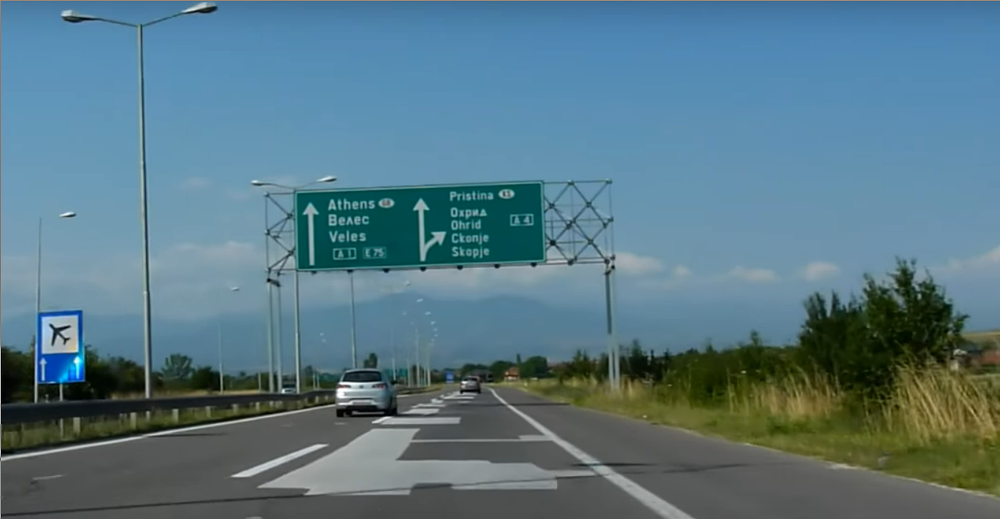
#> input picture sredni01.png, 1000 x 519 px, shrunk from 1350 x 701 before the run
$ python main.py   (older library calls are emulated)
#> lines starting #> are read from the running program, lines starting #| are printed output that depends on the picture; after the words box and inside, x2 and y2 are one past the last pixel; in counts of white or black regions, pixels touching at a corner belong together
#> in contourImage, image is the input picture: shape (519, 1000, 3); mean B, G, R 133, 120.1, 87.9
#!/bin/python
import numpy as np
import cv2
from random import randint as rand
from matplotlib import pyplot as plt

moments = []

# dziala?
def LaplacianOfGaussian(image):
    blur    = cv2.GaussianBlur(image, (3,3), 0)
    gray    = cv2.cvtColor(blur, cv2.COLOR_BGR2GRAY)
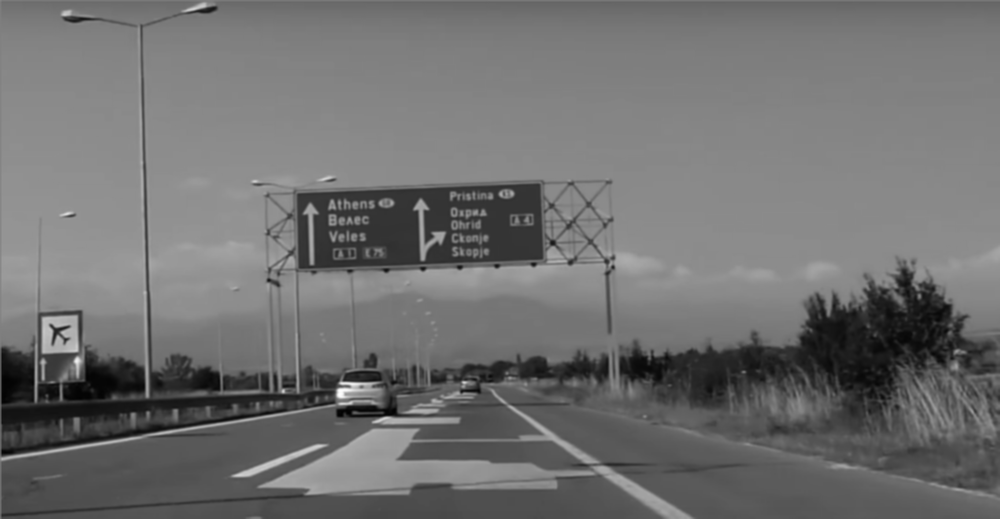
#> gray: shape (519, 1000); min 1, max 253, mean 111.9
    laplac  = cv2.Laplacian(gray, cv2.CV_8U,3,3,2)
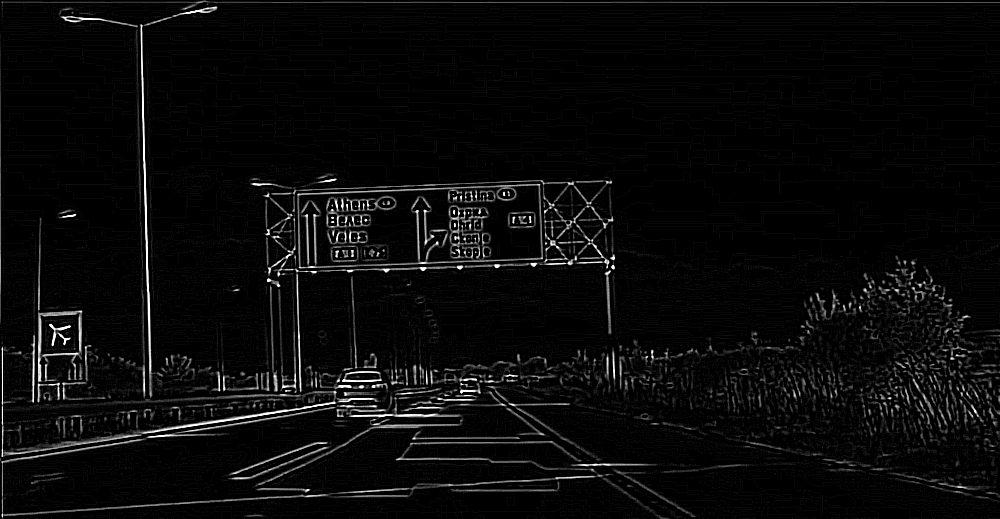
#> laplac: shape (519, 1000); min 0, max 255, mean 9.9
    laplac  = cv2.convertScaleAbs(laplac)
    return laplac

def thresholding(image):
    laplac = LaplacianOfGaussian(image)
    # 190 - 220 hue dla niebieskich znakow
    thres = cv2.bitwise_and(laplac,laplac, mask=hueMask(image, 190, 220))
    thres = cv2.threshold(thres, 32, 255, cv2.THRESH_BINARY)[1]
    return thres

def getText(hum):
    strink = str('')
    for i in hum:
        strink += str(float(int(i) * 100) / 100) + '\n'
    return strink

def getHue(hue):
    return (int)(hue /2)

# maska na dany kolor
def hueMask(img, lower, upper):
#> called with lower = 190, upper = 220
    image   = cv2.GaussianBlur(img, (3,3), 0)
    hsv     = cv2.cvtColor(image, cv2.COLOR_BGR2HSV)
#> hsv: shape (519, 1000, 3); mean H, S, V 86.8, 101, 138.6

    l_col   = np.array([getHue(lower),50, 50])
    u_col   = np.array([getHue(upper),255,255])
    mask    = cv2.inRange(hsv, l_col, u_col)
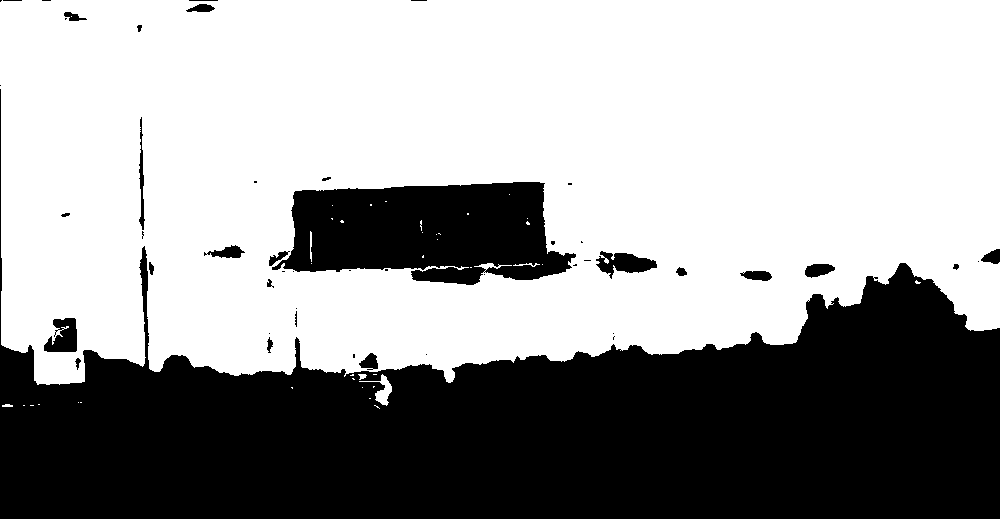
#> mask: shape (519, 1000); 61.9% white; 49 black regions (25 under 20 px), largest, box (x1, y1, x2, y2) and area: (0, 89, 1000, 519) 170896, (272, 182, 576, 285) 22602, (596, 251, 657, 279) 891
    return cv2.bitwise_and(mask, mask)

def contourImage(filename):
    image   = cv2.imread(filename)
    thres   = thresholding(image)
#> in thresholding, `thres = cv2.threshold(thres, 32, 255, cv2.THRESH_BINARY)[1]`:
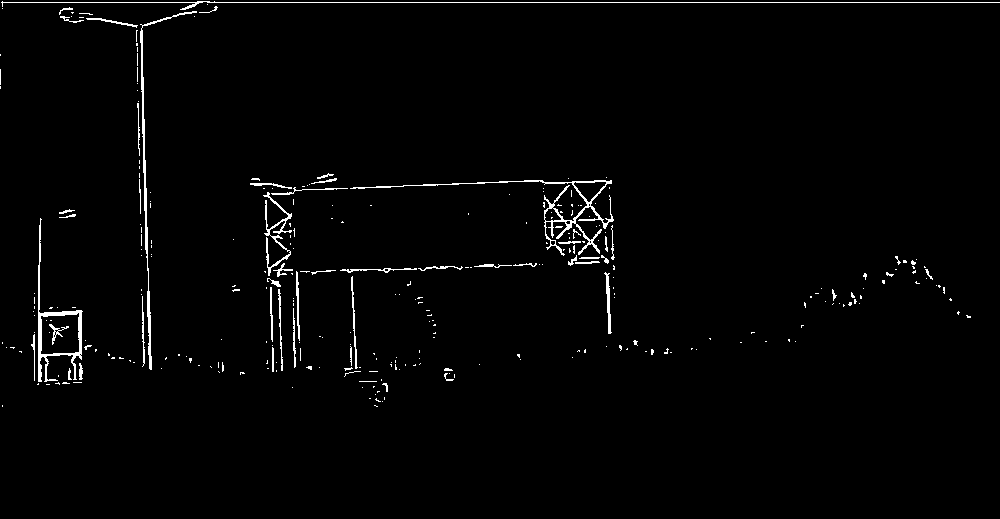
#> thres: shape (519, 1000); 1.7% white in thin lines or dots, all inside (x1, y1, x2, y2) = (0, 1, 1000, 407)
    # [15 lines of commented-out code are left out]

    hor = np.array([[0,1,0], [0, 1, 0], [0, 1, 0]], 'uint8')
    ver = np.array([[0,0,0], [1, 1, 1], [0, 0, 0]], 'uint8')

    #dil = cv2.dilate(thres, hor, iterations=2)
    #dil = cv2.dilate(dil, ver, iterations=2)
    dil = cv2.dilate(thres, np.ones((3,3), 'uint8'), iterations=2)
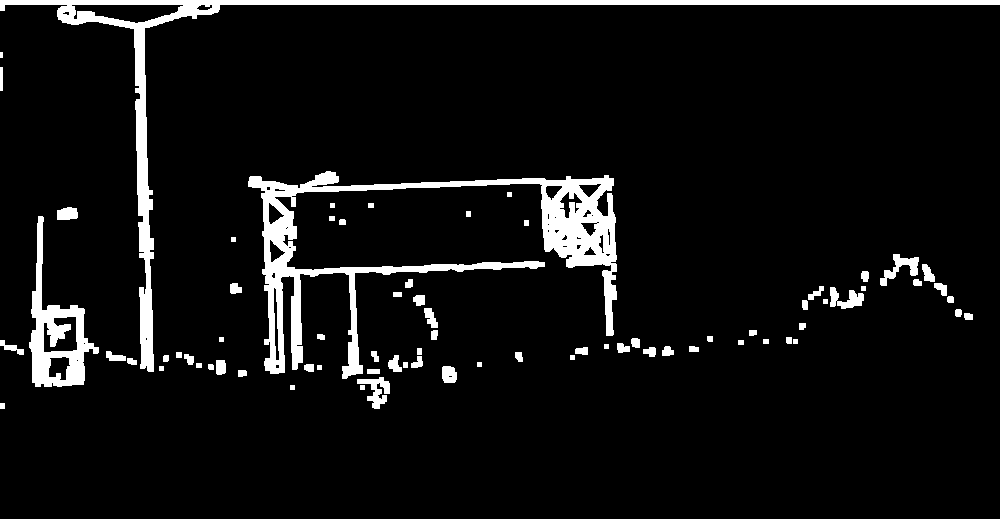
#> dil: shape (519, 1000); 6.7% white; 76 white regions (1 under 20 px), largest, box (x1, y1, x2, y2) and area: (248, 171, 617, 379) 14620, (0, 0, 1000, 372) 10277, (29, 216, 99, 387) 3827
    ero = cv2.erode(dil, np.ones((3,3), 'uint8'), iterations=2)
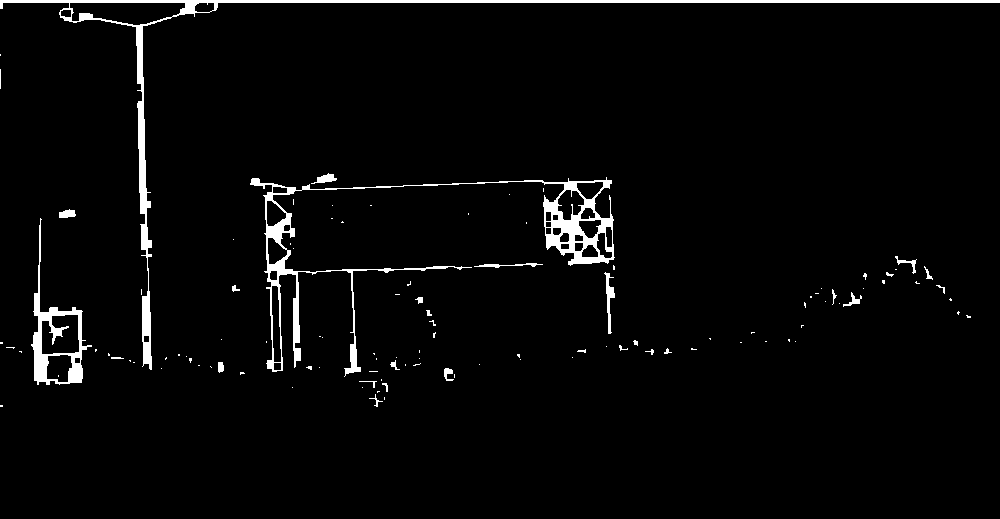
#> ero: shape (519, 1000); 3% white; 112 white regions (83 under 20 px)

    cont, hier = cv2.findContours(ero, cv2.RETR_EXTERNAL, cv2.CHAIN_APPROX_NONE)
#> cont = 111 contours, 97 with area under 20; largest, box (x1, y1, x2, y2) and area: (250, 177, 615, 377) 8066, (0, 0, 1000, 370) 6390, (31, 218, 92, 385) 3518, (604, 272, 615, 334) 182, (311, 173, 337, 184) 108
    '''
    maxArea = 0;
    for c in cont:
        var = cv2.contourArea(c)
        if (var > maxArea):
            maxArea = var
            '''
    for i in range(0, len(cont)):
        #areas.append #
        bndX, bndY, bndW, bndH = cv2.boundingRect(cont[i])

        if (bndW * bndH * 0.5 < cv2.contourArea(cont[i])):
        #if (True):
            #approx  = cv2.approxPolyDP(cont[i], 0.01 * cv2.arcLength(cont[i], True), True)
            '''
            M       = cv2.moments(cont[i])
            huM     = cv2.HuMoments(M)
            for j in range(0,7):
                huM[j] = -1 * np.copysign(1.0, huM[j]) * np.log10(abs(huM[j]))
            if M['m00'] != 0.0:
                x = int(M['m10']/M['m00'])
                y = int(M['m01']/M['m00'])

            moments.append(huM)
            image = cv2.putText(image, getText(huM),
                    (x, y), cv2.FONT_HERSHEY_SIMPLEX,
                       1, (r, g, b), 3, cv2.LINE_AA)
            '''
            r, g, b = rand(50, 255), rand(50, 255), rand(50, 255)
            cv2.drawContours(image, cont, i, (r, g, b), 5)
#> this loop made 111 passes
#> (bndX, bndY, bndW, bndH, r, g, b) on passes 22, 101: (218, 362, 6, 11, 148, 244, 157), (59, 209, 17, 9, 60, 116, 180)
#> (bndX, bndY, bndW, bndH) on passes 1 to 6: (0, 405, 3, 2), (384, 397, 1, 3), (369, 394, 14, 13), (377, 391, 3, 2), (362, 387, 1, 1), (292, 387, 1, 1)
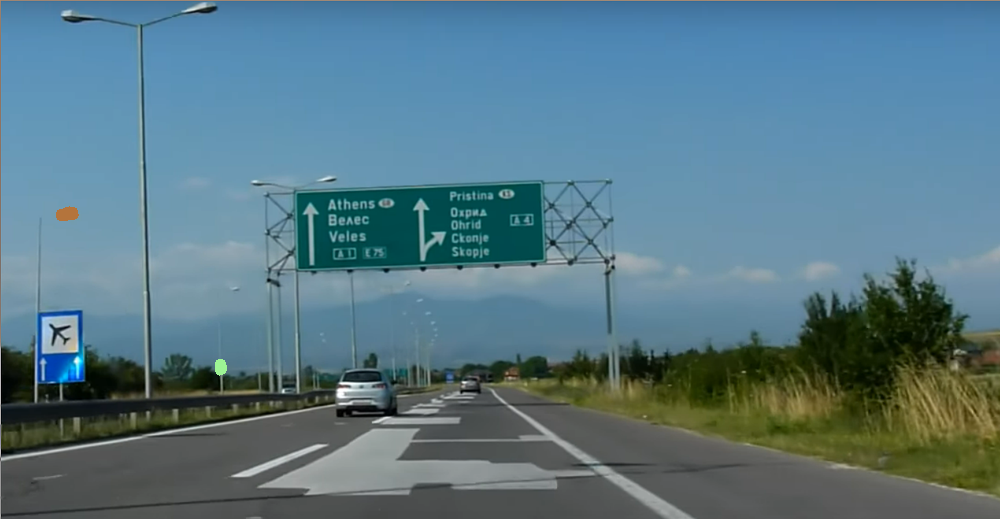
#> image: shape (519, 1000, 3); 0.08% of pixels changed, all inside (x1, y1, x2, y2) = (56, 206, 227, 376)
            #cv2.circle(image,(x, y), 2, (0,0,0), 10)
    return image


fileList = ['sredni01.png']
fig = plt.figure(figsize=(8,8))

for i in range(0, len(fileList)):
    image = contourImage(fileList[i])
    #fig.add_subplot(3, 2, i + 1)
    fig.add_subplot(1,1,1)
    plt.axis('off')
    plt.imshow(cv2.cvtColor(image, cv2.COLOR_BGR2RGB))
plt.savefig('output.png')
print("Exiting...")

$ run again, with trudny01.png copied over sredni01.png
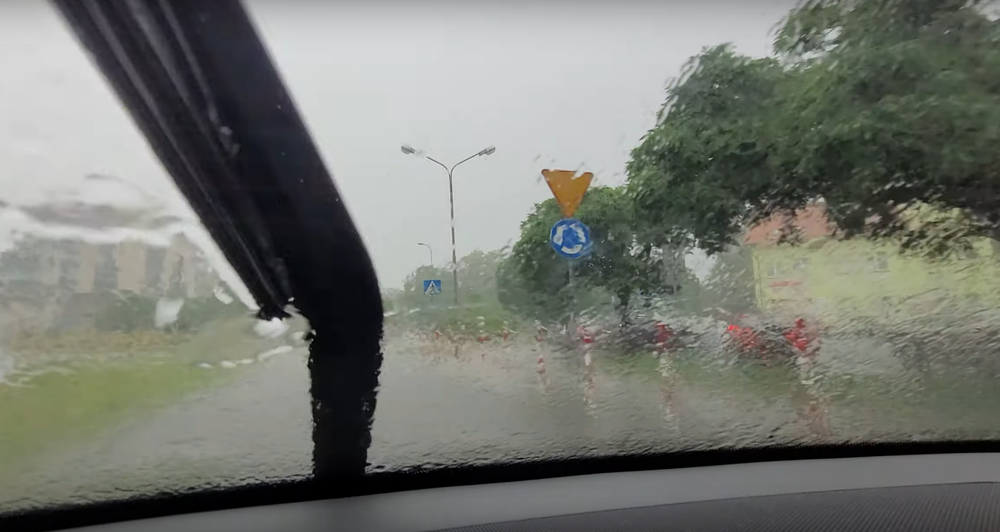
#> input picture trudny01.png, 1000 x 532 px, shrunk from 1431 x 762 before the run
#> in contourImage, image is the input picture: shape (532, 1000, 3); mean B, G, R 114, 120.7, 118.2
#> hsv: shape (532, 1000, 3); mean H, S, V 62.1, 30, 122.5
#> in hueMask, `mask    = cv2.inRange(hsv, l_col, u_col)`:
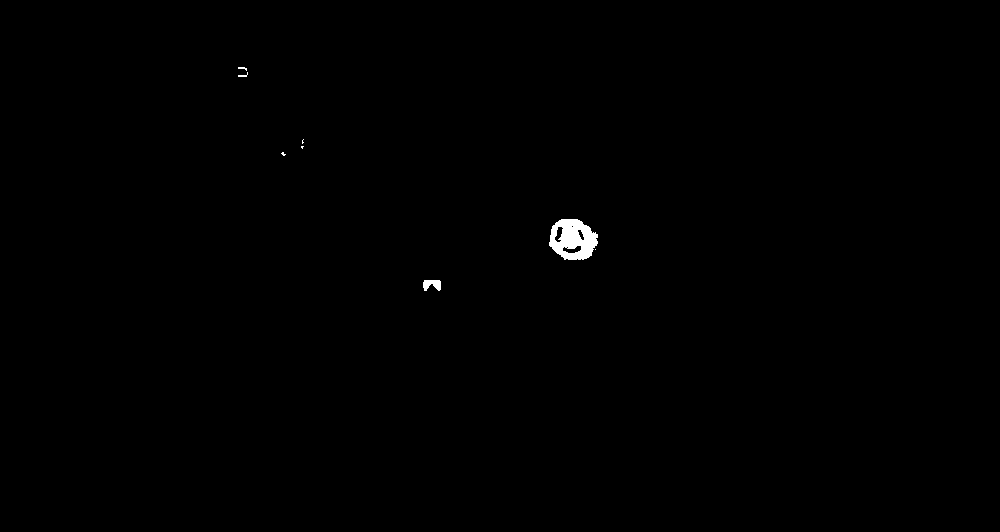
#> mask: shape (532, 1000); 0.3% white; 8 white regions (5 under 20 px), largest, box (x1, y1, x2, y2) and area: (549, 219, 598, 260) 1380, (423, 280, 441, 291) 146, (238, 72, 248, 77) 21
#> dil: shape (532, 1000); 0.36% white; 2 white regions, box (x1, y1, x2, y2) and area: (549, 218, 600, 262) 1623, (422, 278, 443, 293) 281
#> ero: shape (532, 1000); 0.21% white; 3 white regions (1 under 20 px)
#> cont = 3 contours, 1 with area under 20; largest, box (x1, y1, x2, y2) and area: (551, 220, 596, 260) 1202, (424, 280, 441, 291) 104
#> the loop in contourImage, `for i in range(0, len(cont)):` made 3 passes
#> (bndX, bndY, bndW, bndH, r, g, b) on passes 1, 3: (424, 280, 17, 11, 148, 244, 157), (551, 220, 45, 40, 60, 116, 180)
#> after the loop in contourImage, `for i in range(0, len(cont)):`:
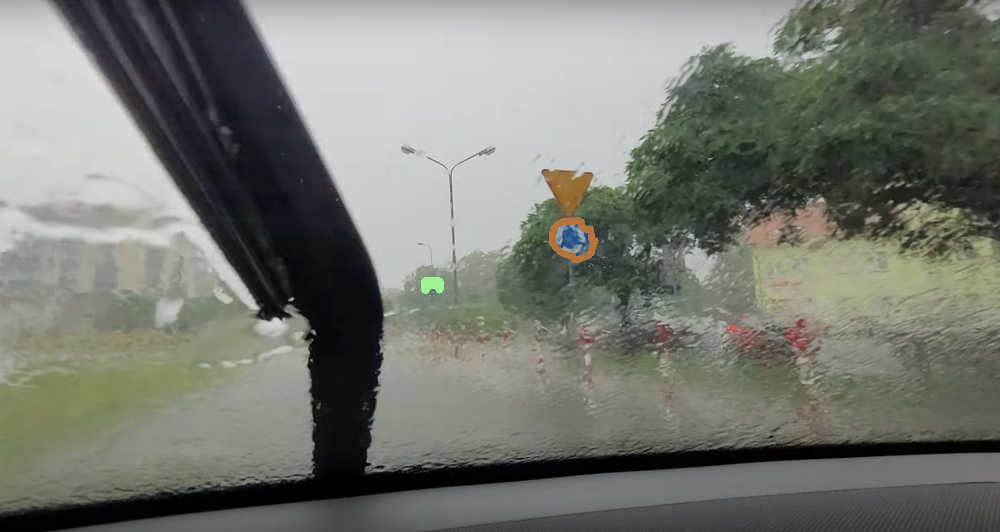
#> image: shape (532, 1000, 3); 0.23% of pixels changed, all inside (x1, y1, x2, y2) = (421, 217, 599, 294)
